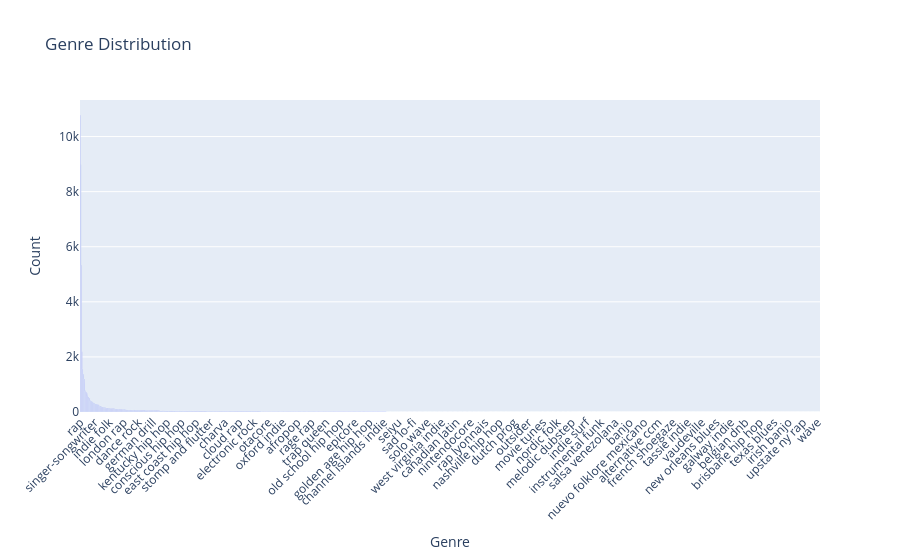

The code cell stored with this chart in its notebook:
### Code cell
plotting.plot_genres(df["genres"])

### Figure 1 — Plotly figure (JSON) as saved in the notebook; plotly's stock layout.template omitted (floating-point values rounded to 4 significant figures; data arrays with more than 128 entries replaced by an {"elided": "..."} marker saying what was removed)
{"data": [{"alignmentgroup": "True", "hovertemplate": "Genre=%{x}<br>Count=%{y}<extra></extra>", "legendgroup": "", "marker": {"color": "#636efa", "pattern": {"shape": ""}}, "name": "", "offsetgroup": "", "orientation": "v", "showlegend": false, "textposition": "auto", "type": "bar", "x": {"elided": "1331 str values"}, "xaxis": "x", "y": {"elided": "1331 int values"}, "yaxis": "y"}], "layout": {"barmode": "relative", "legend": {"tracegroupgap": 0}, "title": {"text": "Genre Distribution"}, "xaxis": {"anchor": "y", "domain": [0, 1], "tickangle": -45, "title": {"text": "Genre"}}, "yaxis": {"anchor": "x", "domain": [0, 1], "title": {"text": "Count"}}}}
